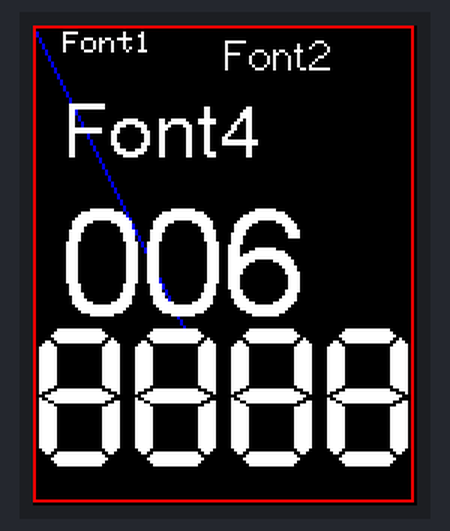
This sketch was run on a simulated ESP32. Parts: 128×160 colour display.

Above: at 0.2 s.

The sketch:

DisplayTest.ino
```cpp
#include <Wire.h>
#include <TFT_eSPI.h>

// Definition der Mikrocontroller-Pins


TFT_eSPI    disp;
int         count = 0;

void setup()
{
    disp.init();
    disp.fillScreen( TFT_BLACK );
    disp.drawLine( 0, 0, 50, 100, TFT_BLUE );
    disp.drawRect( 0, 0, 127, 159, TFT_RED );
    disp.drawString("Font1", 10, 2, 1);
    disp.drawString("Font2", 64, 2, 2);
    disp.drawString("Font4", 10, 25, 4);
    disp.drawString("006", 10, 60, 6);      // nur Zahlen
    disp.drawString("8234", 0, 100, 7);     // nur Zahlen; 7-Segment-Darstellung
}


void loop()
{
    String str("000"+String(++count));
    disp.drawString( str.substring(str.length() - 4), 0, 100, 7);
    delay( 10 );
}
```
